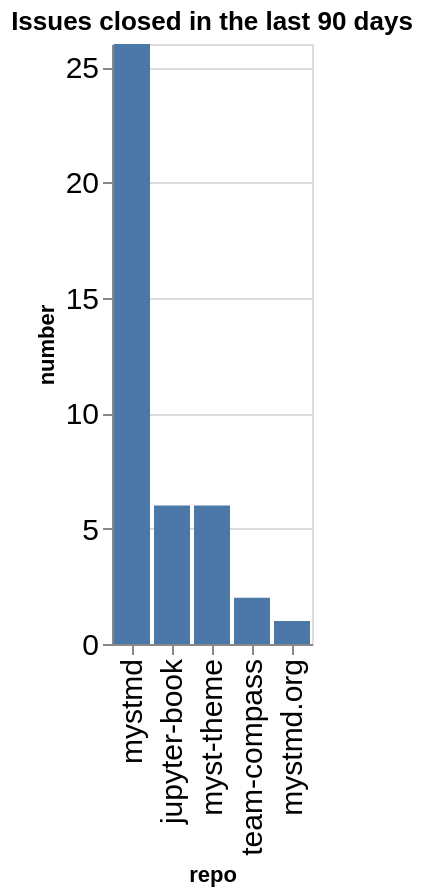

The notebook cell this image was saved under:
### Code cell
closed_counts = closed.groupby(['org', 'repo']).count()['number'].reset_index()
closed_counts['org/repo'] = closed_counts.apply(lambda a: a['org'] + '/' + a['repo'], axis=1)
sorted_vals = closed_counts.sort_values(['number'], ascending=False)['repo'].values
alt.Chart(data=closed_counts, title=f"Issues closed in the last {n_days} days").mark_bar().encode(
    x=alt.X('repo', sort=alt.Sort(sorted_vals.tolist())),
    y='number',
)

### Figure 1 — Vega-Lite specification as saved in the notebook (floating-point values rounded to 4 significant figures)
{"config": {"axisLeft": {"labelFontSize": 15}, "axisBottom": {"labelFontSize": 15}}, "data": {"name": "data-ca9f48d157c15449d969e878dc2e7d6d"}, "mark": {"type": "bar"}, "encoding": {"x": {"field": "repo", "sort": ["mystmd", "jupyter-book", "myst-theme", "team-compass", "mystmd.org"], "type": "nominal"}, "y": {"field": "number", "type": "quantitative"}}, "title": "Issues closed in the last 90 days", "$schema": "https://vega.github.io/schema/vega-lite/v5.20.1.json", "datasets": {"data-ca9f48d157c15449d969e878dc2e7d6d": [{"org": "jupyter-book", "repo": "jupyter-book", "number": 6, "org/repo": "jupyter-book/jupyter-book"}, {"org": "jupyter-book", "repo": "myst-theme", "number": 6, "org/repo": "jupyter-book/myst-theme"}, {"org": "jupyter-book", "repo": "mystmd", "number": 26, "org/repo": "jupyter-book/mystmd"}, {"org": "jupyter-book", "repo": "mystmd.org", "number": 1, "org/repo": "jupyter-book/mystmd.org"}, {"org": "jupyter-book", "repo": "team-compass", "number": 2, "org/repo": "jupyter-book/team-compass"}]}}
